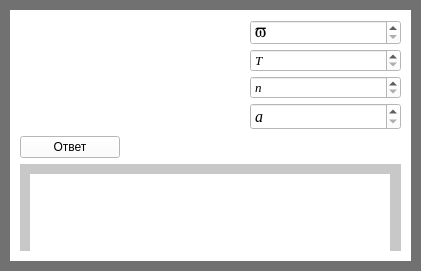
       <widget class="QWidget" name="widget_31" native="true">
        <property name="geometry">
         <rect>
          <x>40</x>
          <y>290</y>
          <width>421</width>
          <height>271</height>
         </rect>
        </property>
        <property name="styleSheet">
         <string notr="true">background-color: rgb(0, 0, 0);
background-color: rgb(113, 113, 113);</string>
        </property>
        <widget class="QWidget" name="widget_32" native="true">
         <property name="geometry">
          <rect>
           <x>10</x>
           <y>10</y>
           <width>401</width>
           <height>251</height>
          </rect>
         </property>
         <property name="styleSheet">
          <string notr="true">background-color: rgb(255, 255, 255);</string>
         </property>
         <widget class="QWidget" name="verticalLayoutWidget_36">
          <property name="geometry">
           <rect>
            <x>10</x>
            <y>0</y>
            <width>381</width>
            <height>241</height>
           </rect>
          </property>
          <layout class="QVBoxLayout" name="verticalLayout_29">
           <property name="topMargin">
            <number>10</number>
           </property>
           <item>
            <layout class="QHBoxLayout" name="horizontalLayout_27">
             <property name="spacing">
              <number>50</number>
             </property>
             <item>
              <widget class="QLabel" name="label_56">
               <property name="minimumSize">
                <size>
                 <width>180</width>
                 <height>0</height>
                </size>
               </property>
               <property name="styleSheet">
                <string notr="true">background-color: rgb(255, 255, 255);</string>
               </property>
               <property name="text">
                <string/>
               </property>
               <property name="pixmap">
                <pixmap>D:/Downloads/2018-12-07_16-56-00.jpg</pixmap>
               </property>
              </widget>
             </item>
             <item>
              <layout class="QVBoxLayout" name="verticalLayout_21">
               <property name="spacing">
                <number>4</number>
               </property>
               <item>
                <widget class="QSpinBox" name="spinBox_67">
                 <property name="font">
                  <font>
                   <family>Symbol</family>
                   <pointsize>12</pointsize>
                   <italic>false</italic>
                  </font>
                 </property>
                 <property name="specialValueText">
                  <string>v</string>
                 </property>
                 <property name="maximum">
                  <number>1000000000</number>
                 </property>
                </widget>
               </item>
               <item>
                <widget class="QSpinBox" name="spinBox_68">
                 <property name="font">
                  <font>
                   <family>Times New Roman</family>
                   <pointsize>10</pointsize>
                   <italic>true</italic>
                  </font>
                 </property>
                 <property name="specialValueText">
                  <string>T</string>
                 </property>
                 <property name="maximum">
                  <number>1000000000</number>
                 </property>
                </widget>
               </item>
               <item>
                <widget class="QSpinBox" name="spinBox_69">
                 <property name="font">
                  <font>
                   <family>Times New Roman</family>
                   <pointsize>10</pointsize>
                   <italic>true</italic>
                  </font>
                 </property>
                 <property name="specialValueText">
                  <string>n</string>
                 </property>
                 <property name="maximum">
                  <number>1000000000</number>
                 </property>
                </widget>
               </item>
               <item>
                <widget class="QSpinBox" name="spinBox_70">
                 <property name="font">
                  <font>
                   <family>Times New Roman</family>
                   <pointsize>12</pointsize>
                   <italic>true</italic>
                  </font>
                 </property>
                 <property name="specialValueText">
                  <string>a</string>
                 </property>
                 <property name="maximum">
                  <number>1000000000</number>
                 </property>
                </widget>
               </item>
              </layout>
             </item>
            </layout>
           </item>
           <item>
            <widget class="QPushButton" name="pushButton_19">
             <property name="minimumSize">
              <size>
               <width>100</width>
               <height>0</height>
              </size>
             </property>
             <property name="maximumSize">
              <size>
               <width>100</width>
               <height>16777215</height>
              </size>
             </property>
             <property name="text">
              <string>Ответ</string>
             </property>
            </widget>
           </item>
           <item>
            <widget class="QWidget" name="widget_77" native="true">
             <property name="maximumSize">
              <size>
               <width>400</width>
               <height>16777215</height>
              </size>
             </property>
             <property name="styleSheet">
              <string notr="true">background-color: rgb(200, 200, 200);</string>
             </property>
             <widget class="QLabel" name="label_57">
              <property name="geometry">
               <rect>
                <x>10</x>
                <y>10</y>
                <width>360</width>
                <height>81</height>
               </rect>
              </property>
              <property name="minimumSize">
               <size>
                <width>360</width>
                <height>0</height>
               </size>
              </property>
              <property name="maximumSize">
               <size>
                <width>360</width>
                <height>16777215</height>
               </size>
              </property>
              <property name="styleSheet">
               <string notr="true">background-color: rgb(255, 255, 255);</string>
              </property>
              <property name="text">
               <string/>
              </property>
             </widget>
            </widget>
           </item>
          </layout>
         </widget>
        </widget>
       </widget>
